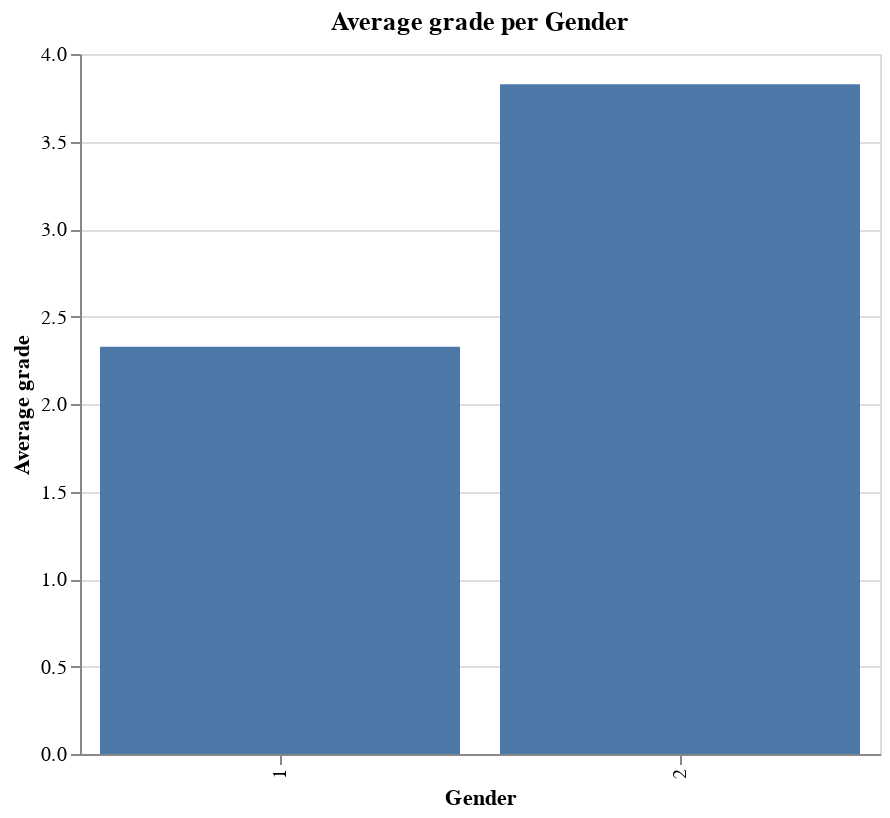

The cell this chart's notebook holds for it:
### Markdown cell above
There are more male students than female students.

### Code cell
#Plot bar chart
alt.Chart(df).mark_bar().encode(
    x=alt.X('sex:O',title = 'Gender'),
    y=alt.Y('mean(grade):Q', title='Average grade')
).properties(
    title = 'Average grade per Gender ',
    height=350,
    width=400
)

### Figure 1 — Vega-Lite specification as saved in the notebook (floating-point values rounded to 4 significant figures; data arrays with more than 128 entries replaced by an {"elided": "..."} marker saying what was removed)
{"config": {"view": {"continuousWidth": 300, "continuousHeight": 300}}, "data": {"name": "data-5ceab476ce11912bf4aa49f6c0545437"}, "mark": {"type": "bar"}, "encoding": {"x": {"field": "sex", "title": "Gender", "type": "ordinal"}, "y": {"aggregate": "mean", "field": "grade", "title": "Average grade", "type": "quantitative"}}, "height": 350, "title": "Average grade per Gender ", "width": 400, "$schema": "https://vega.github.io/schema/vega-lite/v5.8.0.json", "datasets": {"data-5ceab476ce11912bf4aa49f6c0545437": {"elided": "145 records"}}}
